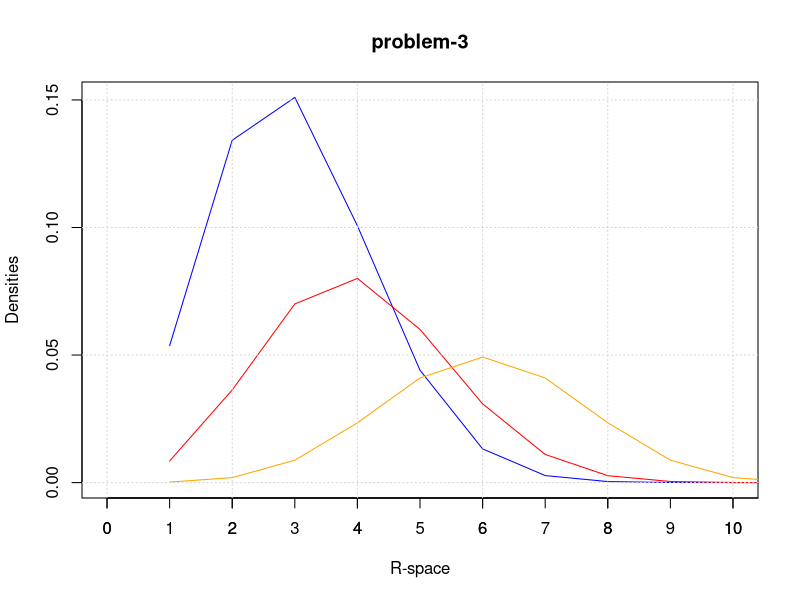
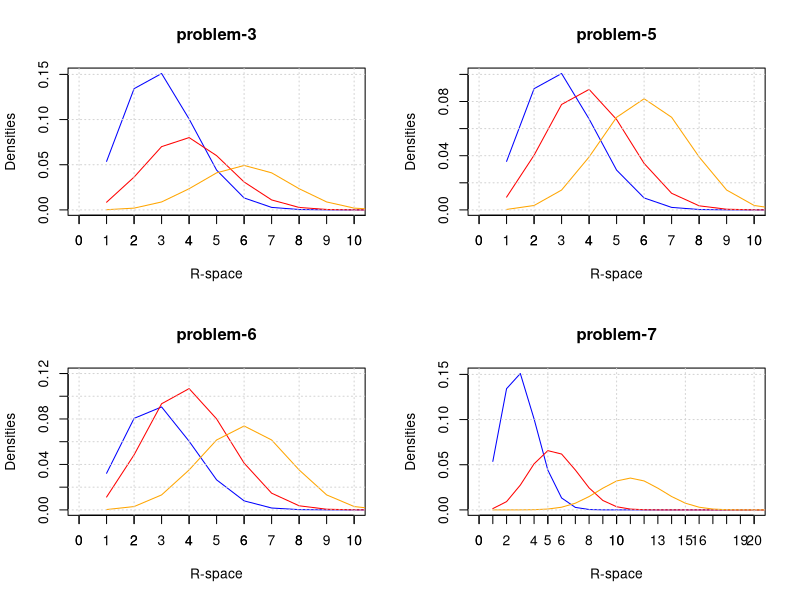

Generate these figures, in order, with R: (Note: this script raises an error after producing the figures.)
encoding = "utf-8"

#disable exponential notation
options(scipen=999)

"Suppose that x in {1, 2, 3, 4, 5, 6, 7, 8, 9, 10} and
Pi1 : X ~ Bi(10, 0.2) with the prior probability Pi1 = 0.5,
Pi2 : X ~ Bi(10, 0.3) with the prior probability Pi2 = 0.3,
Pi3 : X ~ Bi(10, 0.5) with the prior probability Pi3 = 0.2,"

"1) Are the data discrete or continuous?"
#discrete

"2) What is the sample space?"
#natural numbers
"
Rj = {x E {0,1,2,3,4,5,6,7,8,9,10}}
"

"3) Use the Bayes method to determine the discriminant rules R1; R2, and R3."
F1 <- c()
F2 <- c()
F3 <- c()

pi1 <- 0.5
pi2 <- 0.3
pi3 <- 0.2

pi1f1 <- c()
pi2f2 <- c()
pi3f3 <- c()

pijfj <- c()
x <- c()
j <- c()

for(i in 0:10) {
  x <- c(x,i)
  
  F1 <- c(F1,dbinom(i,10,.2))
  F2 <- c(F2,dbinom(i,10,.3))
  F3 <- c(F3,dbinom(i,10,.5))
  
  
  pi1f1 <- c(pi1f1, pi1 * dbinom(i,10,.2))
  pi2f2 <- c(pi2f2, pi2 * dbinom(i,10,.3))
  pi3f3 <- c(pi3f3, pi3 * dbinom(i,10,.5))
  
  m <- max(pi1 * dbinom(i,10,.2),pi2 * dbinom(i,10,.3),pi3 * dbinom(i,10,.5))
  pijfj <- c(pijfj, m)
  
  if(m == pi1 * dbinom(i,10,.2)){
    j <- c(j,1)  
  }
  else if(m == pi2 * dbinom(i,10,.3)){
    j <- c(j,2)
  }
  else if(m == pi3 * dbinom(i,10,.5)){
    j <- c(j,3)
  }
}

output <-  cbind(x,F1,F2,F3,pi1f1,pi2f2,pi3f3,pijfj,j)

output <- as.data.frame(output)
names(output) <- c('x','f1(x)','f2(x)','f3(x)','p1*f1(x)','p2*f2(x)','p3*f3(x)','pijfj','j')

R1 <- output$x[output$j ==1]
R2 <- output$x[output$j ==2]
R3 <- output$x[output$j ==3]

R1
R2
R3

"
R1= {0,1,2,3}
R2= {4}
R3= {5,6,7,8,9,10}
"

P3.F1<-pi1f1
P3.F2<-pi2f2
P3.F3<-pi3f3

"4) Construct the confusion matrix for this set of discriminant rules. It will be a
3 x 3 matrix with entries pij = P (X 2 RijX 2 Πj). The pij’s should add up to 1.
What is the probability of correct classification? What is the probability of incorrect
classification?"

par(mfrow=c(1,1))

plot(P3.F1,type='l',lwd=1,col='blue',xlab='R-space',ylab='Densities',cex.lab=1,cex.axis=1,xlim=range(0:10))
lines(P3.F2,type='l',lwd=1,col='red')
lines(P3.F3,type='l',lwd=1,col='orange')
axis(side=1, at=0:11, cex.axis=1)
title(main='problem-3')
grid()

"
R1= {0,1,2,3}
R2= {4}
R3= {5,6,7,8,9,10}
"

#a What is the probability of correct classification?
P12 <- sum(dbinom(0:3,10,0.3))
P13 <- sum(dbinom(0:3,10,0.5))
P21 <- dbinom(4,10,0.2)
P23 <- dbinom(4,10,0.5)
P31 <- sum(dbinom(5:10,10,0.2))
P32 <- sum(dbinom(5:10,10,0.3))

P12 + P13 
P21 + P23 
P31 + P32

#b What is the probability of incorrect classification?

P11 <- sum(dbinom(0:3,10,0.2))
P22 <- dbinom(4,10,0.3)
P33 <- sum(dbinom(5:10,10,0.5))

P11 + P22 + P33

"5) Find R1; R2, and R3 if the prior probabilities are all the same: π1 = π2 = π3 = 1/3."
F1 <- c()
F2 <- c()
F3 <- c()

pi1 <- 1/3
pi2 <- 1/3
pi3 <- 1/3

pi1f1 <- c()
pi2f2 <- c()
pi3f3 <- c()

pijfj <- c()
x <- c()
j <- c()

for(i in 0:10) {
  x <- c(x,i)
  
  F1 <- c(F1,dbinom(i,10,.2))
  F2 <- c(F2,dbinom(i,10,.3))
  F3 <- c(F3,dbinom(i,10,.5))
  
  
  pi1f1 <- c(pi1f1, pi1 * dbinom(i,10,.2))
  pi2f2 <- c(pi2f2, pi2 * dbinom(i,10,.3))
  pi3f3 <- c(pi3f3, pi3 * dbinom(i,10,.5))
  
  m <- max(pi1 * dbinom(i,10,.2),pi2 * dbinom(i,10,.3),pi3 * dbinom(i,10,.5))
  pijfj <- c(pijfj, m)
  
  if(m == pi1 * dbinom(i,10,.2)){
    j <- c(j,1)  
  }
  else if(m == pi2 * dbinom(i,10,.3)){
    j <- c(j,2)
  }
  else if(m == pi3 * dbinom(i,10,.5)){
    j <- c(j,3)
  }
}

output <-  cbind(x,F1,F2,F3,pi1f1,pi2f2,pi3f3,pijfj,j)

output <- as.data.frame(output)
names(output) <- c('x','f1(x)','f2(x)','f3(x)','p1*f1(x)','p2*f2(x)','p3*f3(x)','pijfj','j')

R1 <- output$x[output$j ==1]
R2 <- output$x[output$j ==2]
R3 <- output$x[output$j ==3]


P5.F1<-pi1f1
P5.F2<-pi2f2
P5.F3<-pi3f3

"6) (3 pts) Find a set of prior probabilities {π1, π2, π3} that yields R2 = {2, 3, 4}."

R2.expected <- c(2,3,4)

priorProbabilities <- c()

F1 <- c()
F2 <- c()
F3 <- c()

pi1 <- 0
pi2 <- 0
pi3 <- 0

pi1f1 <- c()
pi2f2 <- c()
pi3f3 <- c()

pijfj <- c()
x <- c()
j <- c()

for(pi1 in seq(from=0.0,to=1,by=.1)){
  for(pi2 in seq(from=0.0,to=1,by=.1)){
    for(pi3 in seq(from=0.0,to=1,by=.1)){
      if(sum(pi1,pi2,pi3)==1){
      for(i in 0:10) 
        {
        x <- c(x,i)
        
        F1 <- c(F1,dbinom(i,10,.2))
        F2 <- c(F2,dbinom(i,10,.3))
        F3 <- c(F3,dbinom(i,10,.5))
        
        pi1f1 <- c(pi1f1, pi1 * dbinom(i,10,.2))
        pi2f2 <- c(pi2f2, pi2 * dbinom(i,10,.3))
        pi3f3 <- c(pi3f3, pi3 * dbinom(i,10,.5))
        
        P6.F1<-pi1f1
        P6.F2<-pi2f2
        P6.F3<-pi3f3
        
        m <- max(pi1 * dbinom(i,10,.2),pi2 * dbinom(i,10,.3),pi3 * dbinom(i,10,.5))
        pijfj <- c(pijfj, m)
        
        if(m == pi1 * dbinom(i,10,.2)){
          j <- c(j,1)  
        }
        else if(m == pi2 * dbinom(i,10,.3)){
          j <- c(j,2)
        }
        else if(m == pi3 * dbinom(i,10,.5)){
          j <- c(j,3)
        }
      }
      output <-  cbind(x,F1,F2,F3,pi1f1,pi2f2,pi3f3,pijfj,j)
      output <- as.data.frame(output)
      names(output) <- c('x','f1(x)','f2(x)','f3(x)','p1*f1(x)','p2*f2(x)','p3*f3(x)','pijfj','j')
      
      R1 <- output$x[output$j ==1]
      R2 <- output$x[output$j ==2]
      R3 <- output$x[output$j ==3]
      
      if(length(R2) == length(R2.expected) && identical(R2.expected, as.vector(R2)))
         {
         priorProbabilities <- rbind(priorProbabilities, c(pi1,pi2,pi3))
      }
      output <- c()
      pi1f1 <- c()
      pi2f2 <- c()
      pi3f3 <- c()
      F1 <- c()
      F2 <- c()
      F3 <- c()
      j<- c()
      x <- c()
      pijfj <- c()
    }
    } 
  } 
}

#output
priorProbabilities <- as.data.frame(priorProbabilities)
names(priorProbabilities) <- c('π1','π2','π3')

#proof

F1 <- c()
F2 <- c()
F3 <- c()

pi1 <- 0.3
pi2 <- 0.4
pi3 <- 0.3

pi1f1 <- c()
pi2f2 <- c()
pi3f3 <- c()

pijfj <- c()
x <- c()
j <- c()

for(i in 0:10) {
  x <- c(x,i)
  
  F1 <- c(F1,dbinom(i,10,.2))
  F2 <- c(F2,dbinom(i,10,.3))
  F3 <- c(F3,dbinom(i,10,.5))
  
  
  pi1f1 <- c(pi1f1, pi1 * dbinom(i,10,.2))
  pi2f2 <- c(pi2f2, pi2 * dbinom(i,10,.3))
  pi3f3 <- c(pi3f3, pi3 * dbinom(i,10,.5))
  
  m <- max(pi1 * dbinom(i,10,.2),pi2 * dbinom(i,10,.3),pi3 * dbinom(i,10,.5))
  pijfj <- c(pijfj, m)
  
  if(m == pi1 * dbinom(i,10,.2)){
    j <- c(j,1)  
  }
  else if(m == pi2 * dbinom(i,10,.3)){
    j <- c(j,2)
  }
  else if(m == pi3 * dbinom(i,10,.5)){
    j <- c(j,3)
  }
}

output <-  cbind(x,F1,F2,F3,pi1f1,pi2f2,pi3f3,pijfj,j)

output <- as.data.frame(output)
names(output) <- c('x','f1(x)','f2(x)','f3(x)','p1*f1(x)','p2*f2(x)','p3*f3(x)','pijfj','j')

R1 <- output$x[output$j ==1]
R2 <- output$x[output$j ==2]
R3 <- output$x[output$j ==3]

R1
R2
R3

P6.F1<-pi1f1
P6.F2<-pi2f2
P6.F3<-pi3f3

"7) Suppose that n1 = 10; n2 = 15; n3 = 20 (instead of n1 = n2 = n3 = 10) and
the pi’s and πi’s are as given at the beginning."

#a
#natural numbers
"
Rj = {x E {0,1,2,3,4,5,6,7,8,9,10,11,12,13,14,15,16,17,18,19,20}}
"

#b
F1 <- c()
F2 <- c()
F3 <- c()

pi1 <- 0.5
pi2 <- 0.3
pi3 <- 0.2

pi1f1 <- c()
pi2f2 <- c()
pi3f3 <- c()

pijfj <- c()
x <- c()
j <- c()

for(i in 0:20) {
  x <- c(x,i)
  
  F1 <- c(F1,dbinom(i,10,.2))
  F2 <- c(F2,dbinom(i,15,.3))
  F3 <- c(F3,dbinom(i,20,.5))
  
  
  pi1f1 <- c(pi1f1, pi1 * dbinom(i,10,.2))
  pi2f2 <- c(pi2f2, pi2 * dbinom(i,15,.3))
  pi3f3 <- c(pi3f3, pi3 * dbinom(i,20,.5))
  
  m <- max(pi1 * dbinom(i,10,.2),pi2 * dbinom(i,15,.3),pi3 * dbinom(i,20,.5))
  pijfj <- c(pijfj, m)
  
  if(m == pi1 * dbinom(i,10,.2)){
    j <- c(j,1)  
  }
  else if(m == pi2 * dbinom(i,15,.3)){
    j <- c(j,2)
  }
  else if(m == pi3 * dbinom(i,20,.5)){
    j <- c(j,3)
  }
}

output <-  cbind(x,F1,F2,F3,pi1f1,pi2f2,pi3f3,pijfj,j)

output <- as.data.frame(output)
names(output) <- c('x','f1(x)','f2(x)','f3(x)','p1*f1(x)','p2*f2(x)','p3*f3(x)','pijfj','j')

R1 <- output$x[output$j ==1]
R2 <- output$x[output$j ==2]
R3 <- output$x[output$j ==3]

R1
R2
R3

"
R1= {0,1,2,3}
R2= {4,5,6,7}
R3= {8,9,10,11,12,13,14,15,16,17,18,19,20}
"

P7.F1<-pi1f1
P7.F2<-pi2f2
P7.F3<-pi3f3

"
8) Figure 14.1 shows shows how two normal densities partition the x-axis into R1
and R2. Use the barplot() function with beside = TRUE to make a similar plot for
part 3 above. Choose three colors you really like. It would be even better to use
par(mfrow=c(2,2)) and make plots for parts 3, 5, 6, and 7b.
"
#sample problem-3 output

par(mfrow=c(2,2))

plot(P3.F1,type='l',lwd=1,col='blue',xlab='R-space',ylab='Densities',cex.lab=1,cex.axis=1,xlim=range(0:10))
lines(P3.F2,type='l',lwd=1,col='red')
lines(P3.F3,type='l',lwd=1,col='orange')
axis(side=1, at=0:11, cex.axis=1)
title(main='problem-3')
grid()

plot(P5.F1,type='l',lwd=1,col='blue',xlab='R-space',ylab='Densities',cex.lab=1,cex.axis=1,xlim=range(0:10)) 
lines(P5.F2,type='l',lwd=1,col='red')
lines(P5.F3,type='l',lwd=1,col='orange')
axis(side=1, at=0:11, cex.axis=1)
title(main='problem-5')
grid()

plot(P6.F1,type='l',lwd=1,col='blue',xlab='R-space',ylab='Densities',cex.lab=1,cex.axis=1,ylim=c(0,.12),xlim=range(0:10))
lines(P6.F2,type='l',lwd=1,col='red')
lines(P6.F3,type='l',lwd=1,col='orange')
axis(side=1, at=0:10, cex.axis=1)
title(main='problem-6')
grid()

plot(P7.F1,type='l',lwd=1,col='blue',xlab='R-space',ylab='Densities',cex.lab=1,cex.axis=1,xlim=range(0:20))
lines(P7.F2,type='l',lwd=1,col='red')
lines(P7.F3,type='l',lwd=1,col='orange')
axis(side=1, at=0:20, cex.axis=1)
title(main='problem-7')
grid()

par(mfrow=c(2,2))
barplot(rbind(P3.F1,P3.F2,P3.F3), main='problem-3',
xlab='R-space',ylab = 'R-density',col=c('darkblue','red','orange'),
legend = rownames(counts), beside=TRUE)

barplot(rbind(P5.F1,P5.F2,P5.F3), main='problem-5',
xlab='R-space',ylab = 'R-density',col=c('darkblue','red','orange'),
legend = rownames(counts), beside=TRUE)

barplot(rbind(P6.F1,P6.F2,P6.F3), main='problem-6',
xlab='R-space',ylab = 'R-density',col=c('darkblue','red','orange'),
legend = rownames(counts), beside=TRUE)

barplot(rbind(P7.F1,P7.F2,P7.F3), main='problem-7',
xlab='R-space',ylab = 'R-density',col=c('darkblue','red','orange'),
legend = rownames(counts), beside=TRUE)
